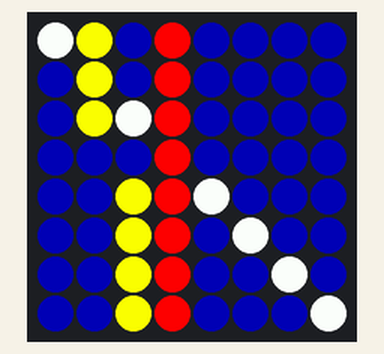
A program run on a simulated Raspberry Pi (BCM pin numbers) with a Sense HAT. On the bench: the Sense HAT's 8×8 RGB LED matrix. What the program prints to the terminal is not drawn. At 0.0 s the program stops and its outputs stay as they are.

Above: at 0.1 s.

The program:

Class_MySenseHat_Marcus_Knop.py
```python
#!/usr/bin/env python3
"""
MySenseHat – Unterklasse von SenseHat (gemäss UML-Diagramm)

Öffentliche Attribute:
    + default_background_color : (r,g,b)
    + default_foreground_color : (r,g,b)

Überschriebene/Neue Methoden:
    + set_pixel(x, y, color)      # robust: Strings/Float -> int, Grenzprüfung 0..7
    + draw_line(start_point, end_point, bg_color=None, fg_color=None)
        - start_point, end_point als (x, y)-Tupel/Listen (Strings/Float erlaubt)
        - vertikale Linien werden speziell behandelt
        - hohe Auflösung (step=0.1) bei steilen Geraden (|a| > 1)
        - wenn bg_color gesetzt ist, wird das Display vorher damit gefüllt
"""

from __future__ import annotations
from sense_hat import SenseHat


class MySenseHat(SenseHat):
    """Unterklasse gemäss UML mit robustem set_pixel und draw_line."""

    WIDTH = 8
    HEIGHT = 8

    def __init__(self):
        super().__init__()
        # Öffentliche Attribute gemäss Diagramm
        self.default_background_color = (0, 0, 0)
        self.default_foreground_color = (255, 255, 255)
        print("MySenseHat initialized")

    # ------------------------------ Helpers ----------------------------------
    @staticmethod
    def _to_int_coord(value) -> int:
        """int/float/str -> gerundeter int; ValueError bei Ungeeignetem."""
        v = float(value)
        return int(round(v))

    @staticmethod
    def _normalize_color(color) -> tuple[int, int, int]:
        """(r,g,b) auf 0..255 einrenken; erlaubt int/float/str."""
        if not isinstance(color, (tuple, list)) or len(color) != 3:
            raise ValueError("color must be a tuple/list of length 3")
        out = []
        for c in color:
            c = int(round(float(c)))
            out.append(max(0, min(255, c)))
        return tuple(out)

    @staticmethod
    def _parse_point(pt) -> tuple[float, float]:
        """(x,y) als tuple/list (auch str/float) -> (float, float)."""
        if not isinstance(pt, (tuple, list)) or len(pt) != 2:
            raise ValueError("point must be a 2-tuple/list (x, y)")
        x, y = pt
        return float(x), float(y)

    def _in_bounds(self, x: int, y: int) -> bool:
        return 0 <= x < self.WIDTH and 0 <= y < self.HEIGHT

    # -------------------------- Override: set_pixel --------------------------
    def set_pixel(self, x, y, color):
        """
        Erweiterung:
        - x, y dürfen str/float/int sein -> werden zu gerundeten ints
        - color wird auf (r,g,b) 0..255 normalisiert
        - out-of-range wird NICHT an die Oberklasse durchgereicht
        """
        try:
            xi = self._to_int_coord(x)
            yi = self._to_int_coord(y)
        except (TypeError, ValueError):
            print(f"Fehler: Ungültige Koordinaten x={x!r}, y={y!r}")
            return

        try:
            color = self._normalize_color(color)
        except (TypeError, ValueError):
            print(f"Fehler: Ungültige Farbe color={color!r}")
            return

        if self._in_bounds(xi, yi):
            super().set_pixel(xi, yi, color)
        else:
            print(f"Warnung: Pixel ({xi},{yi}) ausserhalb 0..7 -> ignoriert")

    # ------------------------------ draw_line --------------------------------
    def draw_line(self, start_point, end_point, bg_color=None, fg_color=None):
        """
        Zeichnet eine Linie zwischen zwei Punkten (x,y).
        - start_point, end_point: (x, y) – str/float erlaubt.
        - fg_color: Linienfarbe; fällt auf default_foreground_color zurück.
        - bg_color: optional; wenn gesetzt, wird das Display vorher damit gefüllt.
        """
        try:
            x1, y1 = self._parse_point(start_point)
            x2, y2 = self._parse_point(end_point)
        except (TypeError, ValueError) as e:
            print(f"Fehler: {e}")
            return

        # Farben vorbereiten
        if fg_color is None:
            color = self.default_foreground_color
        else:
            try:
                color = self._normalize_color(fg_color)
            except (TypeError, ValueError):
                print(f"Fehler: Ungültige fg_color={fg_color!r}")
                return

        if bg_color is not None:
            try:
                self.clear(self._normalize_color(bg_color))
            except (TypeError, ValueError):
                print(f"Fehler: Ungültige bg_color={bg_color!r}")
                return

        # Vertikale Linie
        if x2 == x1:
            y_min, y_max = sorted((y1, y2))
            y = y_min
            step = 0.1  # feine Schrittweite für geschlossene Linie
            while y <= y_max + 1e-9:
                self.set_pixel(x1, y, color)
                y += step
            return

        # Allgemeine Gerade: y = a*x + b
        a = (y2 - y1) / (x2 - x1)
        b = y1 - a * x1

        step = 0.1 if abs(a) > 1 else 1.0  # „grosse Auflösung“ bei |a|>1
        x = x1
        forward = x2 >= x1
        while (x <= x2 + 1e-9) if forward else (x >= x2 - 1e-9):
            y = a * x + b
            self.set_pixel(x, y, color)
            x += step if forward else -step


# ----------------------------- Demo / Tests ---------------------------------
def _demo():
    hat = MySenseHat()

    print("\n--- Test A: default colors sichtbar machen ---")
    hat.clear(hat.default_background_color)

    print("\n--- Test B: set_pixel im Bereich ---")
    hat.set_pixel(4, 5, (255, 0, 0))  # rot

    print("\n--- Test C: Out-of-Range wird abgefangen ---")
    hat.set_pixel(8, 5, (0, 255, 0))  # ausserhalb -> Warnung

    print("\n--- Test D: Dezimal- und String-Koordinaten ---")
    hat.set_pixel("2", "3.6", (0, 0, 255))  # (2,4) nach Rundung

    print("\n--- Test E: draw_line gemäss UML-Signatur ---")
    hat.draw_line((0, 0), (7, 7), bg_color=(0, 0, 64), fg_color=(255, 255, 255))
    hat.draw_line((3, 0), (3, 7), fg_color=(255, 0, 0))
    hat.draw_line((1, -3), (2, 10), fg_color=(255, 255, 0))

    print("\nFertig. (Auf der LED-Matrix solltest du die Linien sehen.)")


if __name__ == "__main__":
    _demo()
```
